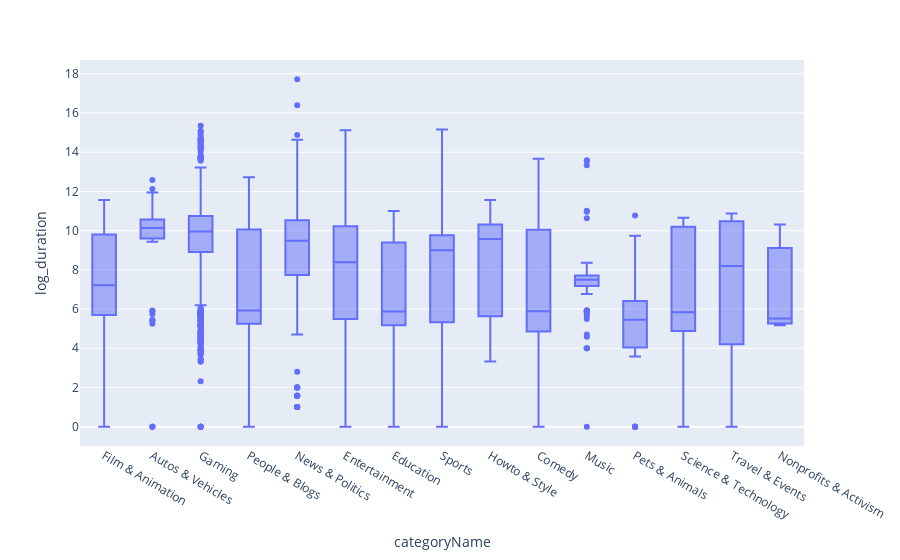

The code cell stored with this chart in its notebook:
### Code cell
mini_df["categoryName"] = mini_df.yt["categoryId"].apply(lambda x : categories.id_to_title[x])
mini_df["log_duration"] = mini_df.yt["duration"].apply(np.log2)

px.box(
    mini_df,
    x = mini_df.yt.get_alias("categoryName"),
    y = mini_df.yt.get_alias("log_duration"),
)

### Figure 1 — Plotly figure (JSON) as saved in the notebook; plotly's stock layout.template omitted (floating-point values rounded to 4 significant figures; data arrays with more than 128 entries replaced by an {"elided": "..."} marker saying what was removed)
{"data": [{"alignmentgroup": "True", "hovertemplate": "categoryName=%{x}<br>log_duration=%{y}<extra></extra>", "legendgroup": "", "marker": {"color": "#636efa"}, "name": "", "notched": false, "offsetgroup": "", "orientation": "v", "showlegend": false, "type": "box", "x": {"elided": "2568 str values"}, "x0": " ", "xaxis": "x", "y": {"elided": "2568 float values"}, "y0": " ", "yaxis": "y"}], "layout": {"boxmode": "group", "legend": {"tracegroupgap": 0}, "margin": {"t": 60}, "xaxis": {"anchor": "y", "domain": [0, 1], "title": {"text": "categoryName"}}, "yaxis": {"anchor": "x", "domain": [0, 1], "title": {"text": "log_duration"}}}}
